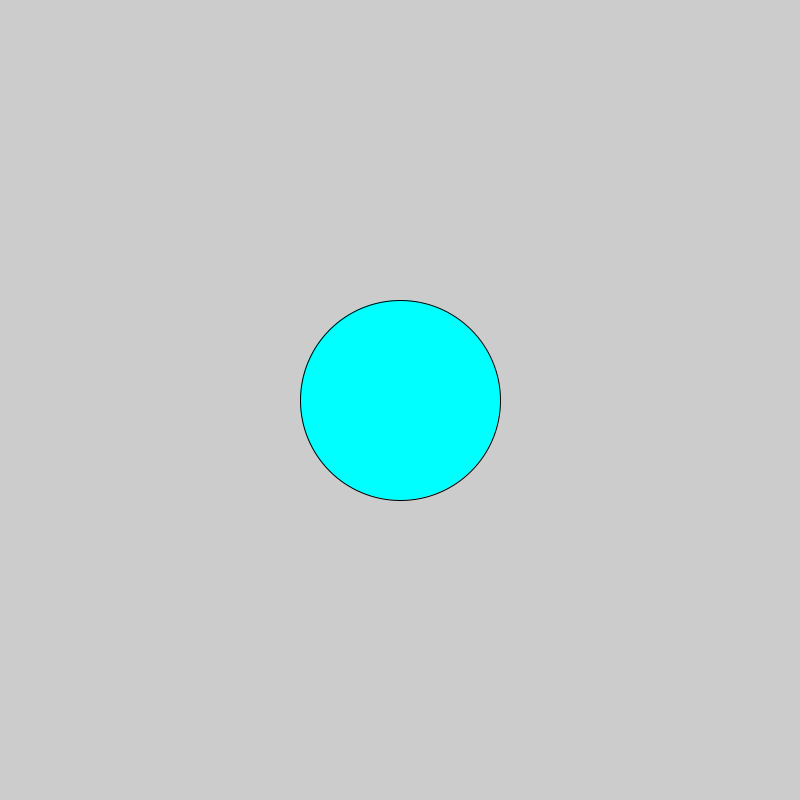
Frame 1 (no input)
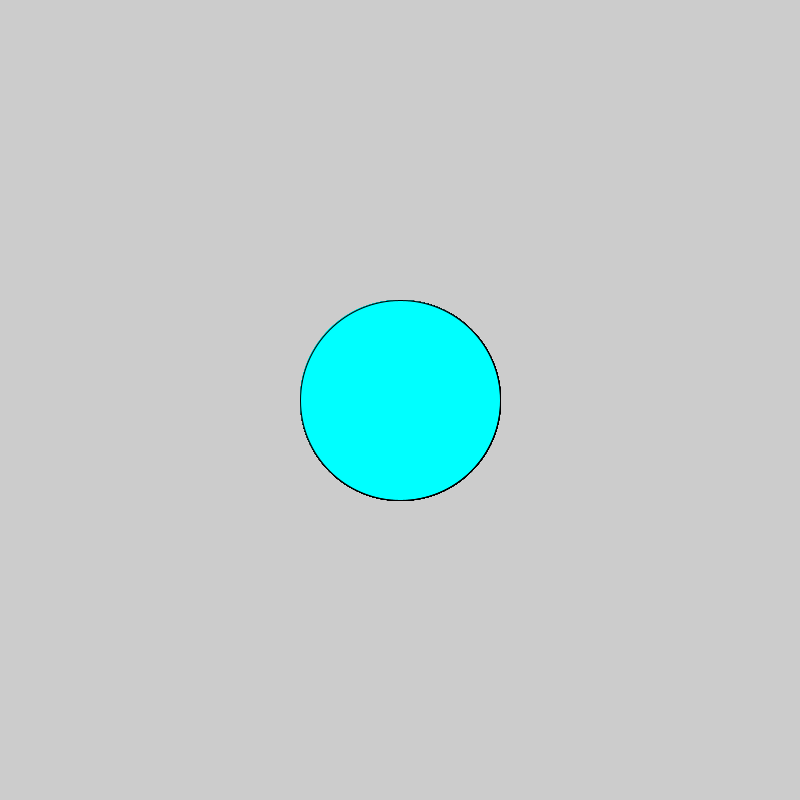
Frame 60 (the mouse pressed at the canvas centre just before this capture)
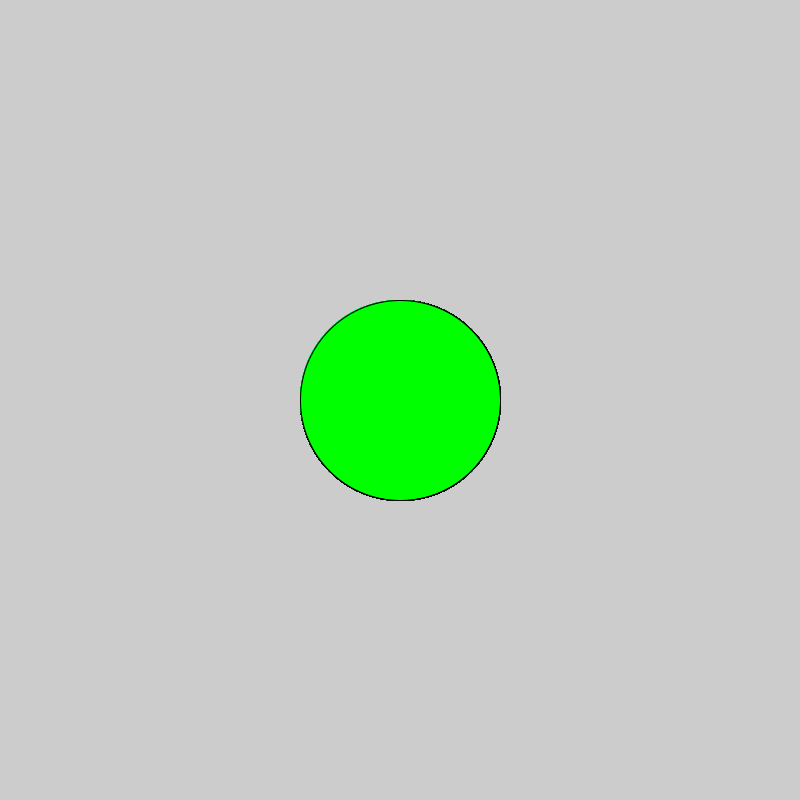
Frame 120 (the mouse held since frame 60 and released just before this capture)

The Processing sketch that drew these frames (run headless with seeded random() and noise(); from frame 60 on, the mouse is pressed at the canvas centre):

// Processing sketch: Circle_Color
// ── Circle_Color.pde
void setup() {
  size(800, 800);
}
 
void draw() {
  
   //2. make it a nice color
 
   //3. if the mouse is pressed, fill the circle with a different color          
 
   //1. draw an ellipse
   fill(0, 255, 255);
   ellipse(400, 400, 200, 200);
   if (mousePressed) {
   fill(0, 255, 0);
   ellipse(400, 400, 200, 200);
}
}
